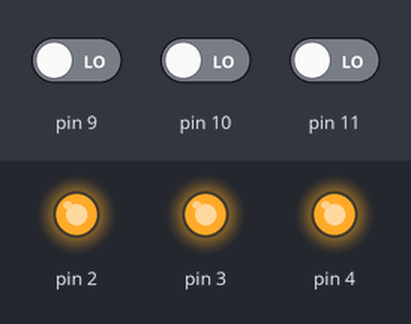
Recording of a sketch running on a simulated Arduino Uno, built with avr-gcc and run on an emulated ATmega328P. Shown: output pins drawn as LEDs (lit = HIGH). Dashed ring = blinking. Inputs (shaded band) come from the test bench; at power-on: pin 9 LOW, pin 11 LOW, pin 10 LOW. Random numbers use the default seed unless the sketch sets one.

Above: at 1.2 s.
1.3 s: pin 9 driven HIGH
At 4.2 s:
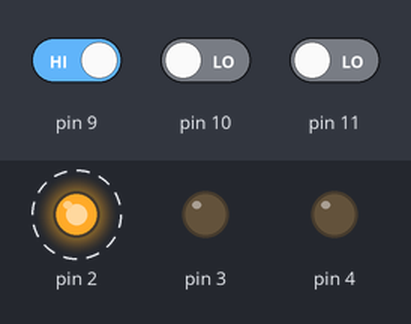
4.3 s: pin 11 driven HIGH
At 5.7 s:
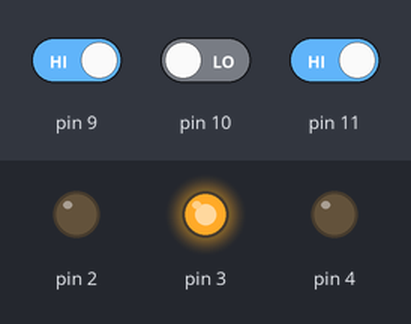
7.3 s: pin 9 driven LOW
At 8.6 s:
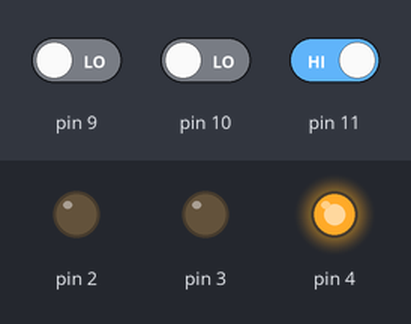
10.3 s: pin 10 driven HIGH
Timing chart, 0 to 14.3 s (numbered marks = the images above; inputs shaded):
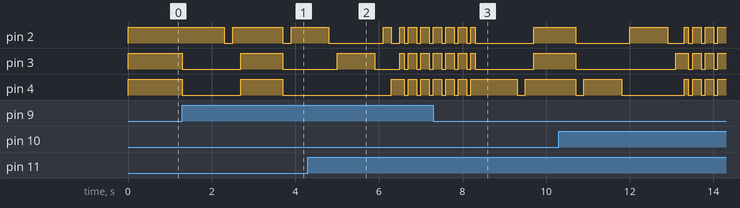

The sketch:

simonsays.ino
```cpp
int level = 1;
const int levelCount=10;
int LED[levelCount];
int selectedLED[levelCount];


int frequency = 1000;

void setup()
{
  pinMode(8, INPUT);
  pinMode(9, INPUT);
  pinMode(10, INPUT);
  pinMode(11, INPUT);

  pinMode(2, OUTPUT);
  pinMode(3, OUTPUT);
  pinMode(4, OUTPUT);
}

void loop()
{
  if (level == 1)
  {
    digitalWrite(2, HIGH);
    digitalWrite(3, HIGH);
    digitalWrite(4, HIGH);
    randomLED();
  }

  if (digitalRead(9) == HIGH || digitalRead(10) == HIGH ||digitalRead(11) == HIGH|| level != 1)
  {
    startGame();
    playGame();
    digitalWrite(9,LOW);
  }
}

void startGame()
{
  digitalWrite(2, LOW);
  digitalWrite(3, LOW);
  digitalWrite(4, LOW);

  for (int i = 0; i < level; i++)
  {
    digitalWrite(LED[i], HIGH);
    delay(frequency);
    digitalWrite(LED[i], LOW);
    delay(200);
   }
}

void playGame()
{
  int flag = 0;

  for (int i = 0; i < level; i++)
  {
    flag = 0;
    while(flag == 0)
    {
      //LED1
       if (digitalRead(9) == HIGH)
      {
        digitalWrite(2, HIGH);
        selectedLED[i] = 2;
        flag = 1;
        delay(200);
        if (selectedLED[i] != LED[i])
        {
           wrong();
           return;
        }
        digitalWrite(2, LOW);
      }


  if (digitalRead(10) == HIGH)
      {
        digitalWrite(3, HIGH);
        selectedLED[i] = 3;
        flag = 1;
        delay(200);
        if (selectedLED[i] != LED[i])
        {
          wrong();
          return;
        }
        digitalWrite(3, LOW);
      }


       if (digitalRead(11) == HIGH)
       {
         digitalWrite(4, HIGH);
         selectedLED[i] = 4;
         flag = 1;
         delay(200);
         if (selectedLED[i] != LED[i])
         {
           wrong();
           return;
         }
        digitalWrite(4, LOW);
      }


    }
  }
  right();
}

void randomLED()
{
  randomSeed(millis());

  for (int i = 0; i < levelCount; i++)
  {
    LED[i] = random(2,5); // 2,3,4
  }
}

void wrong()
{
  for (int i = 0; i < 2; i++)
  {
    for(int a=0 ; a<3 ; a++)
    {
      digitalWrite(2, HIGH);
      digitalWrite(3, HIGH);
      digitalWrite(4, HIGH);
      delay(100);
      digitalWrite(2, LOW);
      digitalWrite(3, LOW);
      digitalWrite(4, LOW);
      delay(100);
      digitalWrite(2, HIGH);
      digitalWrite(3, HIGH);
      digitalWrite(4, HIGH);
      delay(100);

    }

  }
  level = 1; // restart
  frequency = 1000;
}

void right()
{
   digitalWrite(2, HIGH);
      digitalWrite(3, HIGH);
      digitalWrite(4, HIGH);
      delay(1000);
  digitalWrite(2, LOW);
  digitalWrite(3, LOW);
  digitalWrite(4, LOW);
  delay(200);


  if (level < levelCount)
  {
    level++;
    frequency -= 100;
  }
  else
  {
    for (int b=0 ; b< levelCount ; b++ )
    {
      digitalWrite(2, LOW);
      digitalWrite(3, LOW);
      digitalWrite(4, HIGH);
      delay(100);
      digitalWrite(3, HIGH);
      digitalWrite(4, LOW);
      delay(100);
      digitalWrite(2, HIGH);
      digitalWrite(3, LOW);
      delay(100);
      digitalWrite(2, LOW);

      digitalWrite(2, HIGH);
      digitalWrite(3, HIGH);
      digitalWrite(4, HIGH);
      delay(200);
      digitalWrite(2, LOW);
      digitalWrite(3, LOW);
      digitalWrite(4, LOW);
      delay(20);
      digitalWrite(2, HIGH);
      digitalWrite(3, HIGH);
      digitalWrite(4, HIGH);
      delay(200);
      digitalWrite(2, LOW);
      digitalWrite(3, LOW);
      digitalWrite(4, LOW);
      delay(20);


    }
    level=1;
  }

}
```

Measured:
- after the input at 1.3 s, pin 2: alternates HIGH for 1.2 s and LOW for 0.20 s, starting after 1.0 s; pin 3, pin 4: HIGH → LOW at once, → HIGH 1.4 s later, → LOW 1.0 s later
